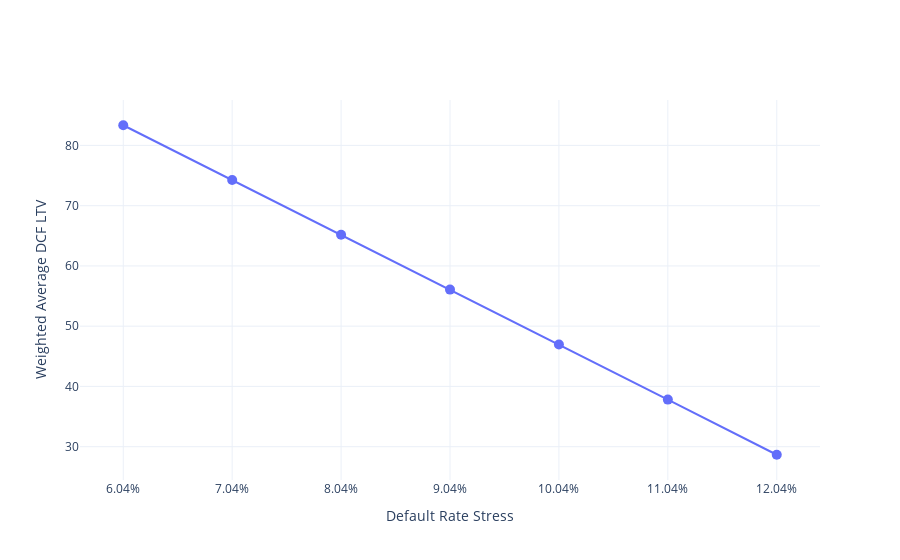

This figure's notebook cell:
### Markdown cell above
The plot below shows the relationship between a change in the default rate stress and the median DCF LTV for all cohorts.

### Code cell
v = [i[0] for i in ltvs.values()]
l = [f'{i[1]}%' for i in ltvs.values()]
fig = go.Figure(go.Scatter(x=l, y=v, marker=dict(size=10)))
fig.update_layout(xaxis=dict(title='Default Rate Stress'),
                 yaxis=dict(title='Weighted Average DCF LTV'))
fig.show()

### Figure 1 — Plotly figure (JSON) as saved in the notebook; plotly's stock layout.template omitted (floating-point values rounded to 4 significant figures)
{"data": [{"marker": {"size": 10}, "type": "scatter", "x": ["6.04%", "7.04%", "8.04%", "9.04%", "10.04%", "11.04%", "12.04%"], "y": [83.35, 74.27, 65.18, 56.07, 46.95, 37.81, 28.66]}], "layout": {"xaxis": {"title": {"text": "Default Rate Stress"}}, "yaxis": {"title": {"text": "Weighted Average DCF LTV"}}}}
